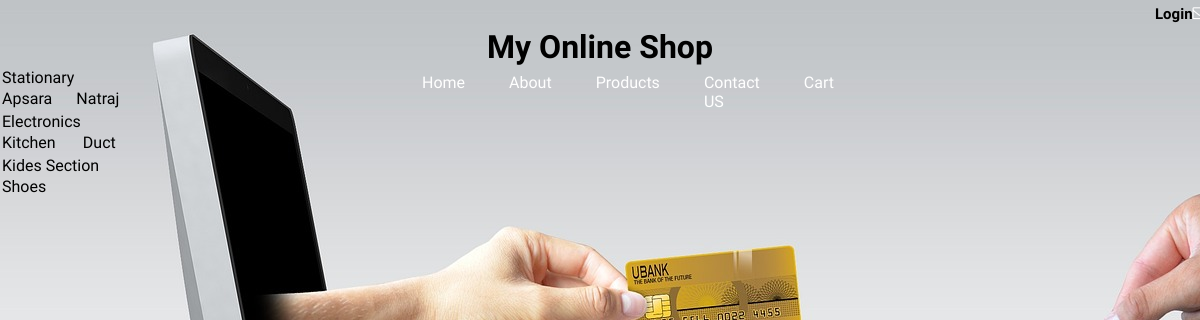
Screenshot of /catalog.php with the database file from the repository.
### tables this page shows
CREATE TABLE IF NOT EXISTS `categorydetails` (
  `sno` bigint(20) NOT NULL AUTO_INCREMENT,
  `catname` varchar(255) NOT NULL,
  `activestatus` int(1) NOT NULL,
  PRIMARY KEY (`sno`)
);

CREATE TABLE IF NOT EXISTS `subcat` (
  `sno` int(11) NOT NULL AUTO_INCREMENT,
  `subcatname` varchar(255) NOT NULL,
  `catid` int(11) NOT NULL,
  `activestatus` int(1) NOT NULL,
  PRIMARY KEY (`sno`)
);

### catalog.php (the view, shortened to what this page needs)
<?php
include 'admin/connection.php';
?>
<!DOCTYPE html>
<html lang="en">
<head>
        <link href="https://stackpath.bootstrapcdn.com/font-awesome/4.7.0/css/font-awesome.min.css" rel="stylesheet"
    type="text/css" />
</head>
<body>
<h2><a href="login.php">Login</a>
<i class="fa fa-envelope-o"></i><br>
</h2>
    <h1>My Online Shop</h1>
    <nav>
        <ul>
            <li class="item" id="item"><a href="index.php">Home </a></li>
            <li class="item" id="item"><a href="#">About </a></li>
            <li class="item" id="item"><a href="#">Products </a></li>
            <li class="item" id="item"><a href="#">Contact US </a></li>
            <li class="item" id="item"><a href="#">Cart </a></li>
        </ul>
    </nav>
    <div>
    <?php
    $sql = mysqli_query($conn,"SELECT * FROM categorydetails WHERE 	activestatus= 0");
    while($row = mysqli_fetch_array($sql)){
        ?>
<table>
    <tr><td><a href="catalog.php?catid=<?php echo $row['sno'];?>"><?php echo $row['catname'];?></a></td></tr>
    <tr><?php
    $sql2= mysqli_query($conn,"SELECT * FROM subcat WHERE catid = '{$row['sno']}'	AND activestatus= 0");
    while($row2 = mysqli_fetch_array($sql2)){ ?>
<td ><a href="catalog.php?subcatid=<?php echo $row2['sno'];?>"><?php echo $row2['subcatname'];?> </a></td>
    <?php
    }
        ?></tr>
</table>
<?php
    }
    ?>
</div>
</body>
</html>

### catalog.php (style rules this page uses)
* { margin:0px; padding:0px; }
h1 { margin-top:0px; text-align:center; font-family: 'Baloo Bhai 2', 'cursive'; }
h2 { font-family: 'Baloo Bhai 2', 'cursive'; position: relative; display: flex; margin:0px 1150px; font-size:15px; color:white; padding:5px; }
h2 a { text-decoration: none; }
nav { display: flex; font-family: 'Baloo Bhai 2', 'cursive'; align-items: center; position: absolute; top: 0; margin: 70px 400px; }
nav::before { content: ""; background-color: black; position: absolute; height: 100%; width: 50%%; z-index: -1; opacity: 0.4; }
nav ul { display: flex; font-family: 'Baloo Bhai 2', 'cursive'; }
nav ul li { list-style: none; font-size: 16px; }
nav ul li a { color: white; text-decoration: none; display: block; padding: 3px 22px; border-radius: 20px; }
body { background:url("bg.jpg"); }
.item { display:grid; }
a { text-decoration: none; color:black; font-family: 'Baloo Bhai 2', 'cursive'; }

### rows the page displays
categorydetails: catname "Stationary"
subcat: subcatname "Apsara"
subcat: subcatname "Natraj"
categorydetails: catname "Electronics"
subcat: subcatname "Kitchen"
subcat: subcatname "Duct"
categorydetails: catname "Kides Section"
subcat: subcatname "Shoes"
